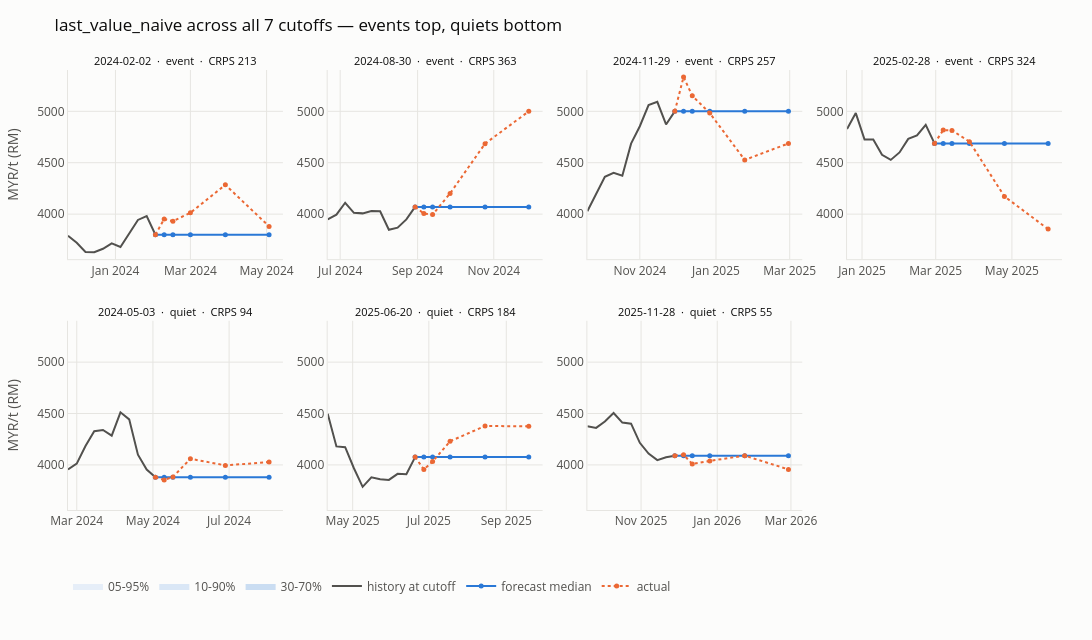

Notebook code for this chart:
### Markdown cell above
The same grid for the naive is the contrast that explains the whole leaderboard:
an identical point forecast with no band at all.

### Code cell
plot_fan_grid(frame, history, predictor="last_value_naive")

### Figure 1 — Plotly figure (JSON) as saved in the notebook; plotly's stock layout.template omitted (floating-point values rounded to 4 significant figures)
{"data": [{"hoverinfo": "skip", "legendgroup": "bandq05", "line": {"width": 0}, "mode": "lines", "showlegend": false, "type": "scatter", "x": ["2024-02-02T00:00:00.000000", "2024-02-09T00:00:00.000000", "2024-02-16T00:00:00.000000", "2024-03-01T00:00:00.000000", "2024-03-29T00:00:00.000000", "2024-05-03T00:00:00.000000"], "xaxis": "x", "y": [3800.0, 3800.0, 3800.0, 3800.0, 3800.0, 3800.0], "yaxis": "y"}, {"fill": "tonexty", "fillcolor": "rgba(42, 120, 214, 0.1)", "hoverinfo": "skip", "legendgroup": "bandq05", "line": {"width": 0}, "mode": "lines", "name": "05-95%", "showlegend": true, "type": "scatter", "x": ["2024-02-02T00:00:00.000000", "2024-02-09T00:00:00.000000", "2024-02-16T00:00:00.000000", "2024-03-01T00:00:00.000000", "2024-03-29T00:00:00.000000", "2024-05-03T00:00:00.000000"], "xaxis": "x", "y": [3800.0, 3800.0, 3800.0, 3800.0, 3800.0, 3800.0], "yaxis": "y"}, {"hoverinfo": "skip", "legendgroup": "bandq10", "line": {"width": 0}, "mode": "lines", "showlegend": false, "type": "scatter", "x": ["2024-02-02T00:00:00.000000", "2024-02-09T00:00:00.000000", "2024-02-16T00:00:00.000000", "2024-03-01T00:00:00.000000", "2024-03-29T00:00:00.000000", "2024-05-03T00:00:00.000000"], "xaxis": "x", "y": [3800.0, 3800.0, 3800.0, 3800.0, 3800.0, 3800.0], "yaxis": "y"}, {"fill": "tonexty", "fillcolor": "rgba(42, 120, 214, 0.16)", "hoverinfo": "skip", "legendgroup": "bandq10", "line": {"width": 0}, "mode": "lines", "name": "10-90%", "showlegend": true, "type": "scatter", "x": ["2024-02-02T00:00:00.000000", "2024-02-09T00:00:00.000000", "2024-02-16T00:00:00.000000", "2024-03-01T00:00:00.000000", "2024-03-29T00:00:00.000000", "2024-05-03T00:00:00.000000"], "xaxis": "x", "y": [3800.0, 3800.0, 3800.0, 3800.0, 3800.0, 3800.0], "yaxis": "y"}, {"hoverinfo": "skip", "legendgroup": "bandq30", "line": {"width": 0}, "mode": "lines", "showlegend": false, "type": "scatter", "x": ["2024-02-02T00:00:00.000000", "2024-02-09T00:00:00.000000", "2024-02-16T00:00:00.000000", "2024-03-01T00:00:00.000000", "2024-03-29T00:00:00.000000", "2024-05-03T00:00:00.000000"], "xaxis": "x", "y": [3800.0, 3800.0, 3800.0, 3800.0, 3800.0, 3800.0], "yaxis": "y"}, {"fill": "tonexty", "fillcolor": "rgba(42, 120, 214, 0.24)", "hoverinfo": "skip", "legendgroup": "bandq30", "line": {"width": 0}, "mode": "lines", "name": "30-70%", "showlegend": true, "type": "scatter", "x": ["2024-02-02T00:00:00.000000", "2024-02-09T00:00:00.000000", "2024-02-16T00:00:00.000000", "2024-03-01T00:00:00.000000", "2024-03-29T00:00:00.000000", "2024-05-03T00:00:00.000000"], "xaxis": "x", "y": [3800.0, 3800.0, 3800.0, 3800.0, 3800.0, 3800.0], "yaxis": "y"}, {"hovertemplate": "%{x|%d %b %Y}<br><b>RM%{y:,.0f}</b><extra></extra>", "legendgroup": "hist", "line": {"color": "#52514e", "width": 2}, "mode": "lines", "name": "history at cutoff", "showlegend": true, "type": "scatter", "x": ["2023-11-24T00:00:00.000000", "2023-12-01T00:00:00.000000", "2023-12-08T00:00:00.000000", "2023-12-15T00:00:00.000000", "2023-12-22T00:00:00.000000", "2023-12-29T00:00:00.000000", "2024-01-05T00:00:00.000000", "2024-01-12T00:00:00.000000", "2024-01-19T00:00:00.000000", "2024-01-26T00:00:00.000000", "2024-02-02T00:00:00.000000"], "xaxis": "x", "y": [3790.0, 3721.0, 3632.0, 3630.0, 3663.0, 3716.0, 3681.0, 3810.0, 3944.0, 3981.0, 3800.0], "yaxis": "y"}, {"hovertemplate": "%{x|%d %b %Y}<br>median <b>RM%{y:,.0f}</b><extra></extra>", "legendgroup": "med", "line": {"color": "#2a78d6", "width": 2}, "marker": {"size": 5}, "mode": "lines+markers", "name": "forecast median", "showlegend": true, "type": "scatter", "x": ["2024-02-02T00:00:00.000000", "2024-02-09T00:00:00.000000", "2024-02-16T00:00:00.000000", "2024-03-01T00:00:00.000000", "2024-03-29T00:00:00.000000", "2024-05-03T00:00:00.000000"], "xaxis": "x", "y": [3800.0, 3800.0, 3800.0, 3800.0, 3800.0, 3800.0], "yaxis": "y"}, {"hovertemplate": "%{x|%d %b %Y}<br>actual <b>RM%{y:,.0f}</b><extra></extra>", "legendgroup": "act", "line": {"color": "#eb6834", "dash": "dot", "width": 2}, "marker": {"size": 5}, "mode": "lines+markers", "name": "actual", "showlegend": true, "type": "scatter", "x": ["2024-02-02T00:00:00.000000", "2024-02-09T00:00:00.000000", "2024-02-16T00:00:00.000000", "2024-03-01T00:00:00.000000", "2024-03-29T00:00:00.000000", "2024-05-03T00:00:00.000000"], "xaxis": "x", "y": [3800.0, 3952.0, 3932.0, 4013.0, 4285.0, 3881.0], "yaxis": "y"}, {"hoverinfo": "skip", "legendgroup": "bandq05", "line": {"width": 0}, "mode": "lines", "showlegend": false, "type": "scatter", "x": ["2024-08-30T00:00:00.000000", "2024-09-06T00:00:00.000000", "2024-09-13T00:00:00.000000", "2024-09-27T00:00:00.000000", "2024-10-25T00:00:00.000000", "2024-11-29T00:00:00.000000"], "xaxis": "x2", "y": [4070.0, 4070.0, 4070.0, 4070.0, 4070.0, 4070.0], "yaxis": "y2"}, {"fill": "tonexty", "fillcolor": "rgba(42, 120, 214, 0.1)", "hoverinfo": "skip", "legendgroup": "bandq05", "line": {"width": 0}, "mode": "lines", "name": "05-95%", "showlegend": false, "type": "scatter", "x": ["2024-08-30T00:00:00.000000", "2024-09-06T00:00:00.000000", "2024-09-13T00:00:00.000000", "2024-09-27T00:00:00.000000", "2024-10-25T00:00:00.000000", "2024-11-29T00:00:00.000000"], "xaxis": "x2", "y": [4070.0, 4070.0, 4070.0, 4070.0, 4070.0, 4070.0], "yaxis": "y2"}, {"hoverinfo": "skip", "legendgroup": "bandq10", "line": {"width": 0}, "mode": "lines", "showlegend": false, "type": "scatter", "x": ["2024-08-30T00:00:00.000000", "2024-09-06T00:00:00.000000", "2024-09-13T00:00:00.000000", "2024-09-27T00:00:00.000000", "2024-10-25T00:00:00.000000", "2024-11-29T00:00:00.000000"], "xaxis": "x2", "y": [4070.0, 4070.0, 4070.0, 4070.0, 4070.0, 4070.0], "yaxis": "y2"}, {"fill": "tonexty", "fillcolor": "rgba(42, 120, 214, 0.16)", "hoverinfo": "skip", "legendgroup": "bandq10", "line": {"width": 0}, "mode": "lines", "name": "10-90%", "showlegend": false, "type": "scatter", "x": ["2024-08-30T00:00:00.000000", "2024-09-06T00:00:00.000000", "2024-09-13T00:00:00.000000", "2024-09-27T00:00:00.000000", "2024-10-25T00:00:00.000000", "2024-11-29T00:00:00.000000"], "xaxis": "x2", "y": [4070.0, 4070.0, 4070.0, 4070.0, 4070.0, 4070.0], "yaxis": "y2"}, {"hoverinfo": "skip", "legendgroup": "bandq30", "line": {"width": 0}, "mode": "lines", "showlegend": false, "type": "scatter", "x": ["2024-08-30T00:00:00.000000", "2024-09-06T00:00:00.000000", "2024-09-13T00:00:00.000000", "2024-09-27T00:00:00.000000", "2024-10-25T00:00:00.000000", "2024-11-29T00:00:00.000000"], "xaxis": "x2", "y": [4070.0, 4070.0, 4070.0, 4070.0, 4070.0, 4070.0], "yaxis": "y2"}, {"fill": "tonexty", "fillcolor": "rgba(42, 120, 214, 0.24)", "hoverinfo": "skip", "legendgroup": "bandq30", "line": {"width": 0}, "mode": "lines", "name": "30-70%", "showlegend": false, "type": "scatter", "x": ["2024-08-30T00:00:00.000000", "2024-09-06T00:00:00.000000", "2024-09-13T00:00:00.000000", "2024-09-27T00:00:00.000000", "2024-10-25T00:00:00.000000", "2024-11-29T00:00:00.000000"], "xaxis": "x2", "y": [4070.0, 4070.0, 4070.0, 4070.0, 4070.0, 4070.0], "yaxis": "y2"}, {"hovertemplate": "%{x|%d %b %Y}<br><b>RM%{y:,.0f}</b><extra></extra>", "legendgroup": "hist", "line": {"color": "#52514e", "width": 2}, "mode": "lines", "name": "history at cutoff", "showlegend": false, "type": "scatter", "x": ["2024-06-21T00:00:00.000000", "2024-06-28T00:00:00.000000", "2024-07-05T00:00:00.000000", "2024-07-12T00:00:00.000000", "2024-07-19T00:00:00.000000", "2024-07-26T00:00:00.000000", "2024-08-02T00:00:00.000000", "2024-08-09T00:00:00.000000", "2024-08-16T00:00:00.000000", "2024-08-23T00:00:00.000000", "2024-08-30T00:00:00.000000"], "xaxis": "x2", "y": [3950.0, 3996.0, 4110.0, 4012.0, 4008.0, 4030.0, 4028.0, 3848.0, 3868.0, 3948.0, 4070.0], "yaxis": "y2"}, {"hovertemplate": "%{x|%d %b %Y}<br>median <b>RM%{y:,.0f}</b><extra></extra>", "legendgroup": "med", "line": {"color": "#2a78d6", "width": 2}, "marker": {"size": 5}, "mode": "lines+markers", "name": "forecast median", "showlegend": false, "type": "scatter", "x": ["2024-08-30T00:00:00.000000", "2024-09-06T00:00:00.000000", "2024-09-13T00:00:00.000000", "2024-09-27T00:00:00.000000", "2024-10-25T00:00:00.000000", "2024-11-29T00:00:00.000000"], "xaxis": "x2", "y": [4070.0, 4070.0, 4070.0, 4070.0, 4070.0, 4070.0], "yaxis": "y2"}, {"hovertemplate": "%{x|%d %b %Y}<br>actual <b>RM%{y:,.0f}</b><extra></extra>", "legendgroup": "act", "line": {"color": "#eb6834", "dash": "dot", "width": 2}, "marker": {"size": 5}, "mode": "lines+markers", "name": "actual", "showlegend": false, "type": "scatter", "x": ["2024-08-30T00:00:00.000000", "2024-09-06T00:00:00.000000", "2024-09-13T00:00:00.000000", "2024-09-27T00:00:00.000000", "2024-10-25T00:00:00.000000", "2024-11-29T00:00:00.000000"], "xaxis": "x2", "y": [4070.0, 4006.0, 3996.0, 4202.0, 4686.0, 5000.0], "yaxis": "y2"}, {"hoverinfo": "skip", "legendgroup": "bandq05", "line": {"width": 0}, "mode": "lines", "showlegend": false, "type": "scatter", "x": ["2024-11-29T00:00:00.000000", "2024-12-06T00:00:00.000000", "2024-12-13T00:00:00.000000", "2024-12-27T00:00:00.000000", "2025-01-24T00:00:00.000000", "2025-02-28T00:00:00.000000"], "xaxis": "x3", "y": [5000.0, 5000.0, 5000.0, 5000.0, 5000.0, 5000.0], "yaxis": "y3"}, {"fill": "tonexty", "fillcolor": "rgba(42, 120, 214, 0.1)", "hoverinfo": "skip", "legendgroup": "bandq05", "line": {"width": 0}, "mode": "lines", "name": "05-95%", "showlegend": false, "type": "scatter", "x": ["2024-11-29T00:00:00.000000", "2024-12-06T00:00:00.000000", "2024-12-13T00:00:00.000000", "2024-12-27T00:00:00.000000", "2025-01-24T00:00:00.000000", "2025-02-28T00:00:00.000000"], "xaxis": "x3", "y": [5000.0, 5000.0, 5000.0, 5000.0, 5000.0, 5000.0], "yaxis": "y3"}, {"hoverinfo": "skip", "legendgroup": "bandq10", "line": {"width": 0}, "mode": "lines", "showlegend": false, "type": "scatter", "x": ["2024-11-29T00:00:00.000000", "2024-12-06T00:00:00.000000", "2024-12-13T00:00:00.000000", "2024-12-27T00:00:00.000000", "2025-01-24T00:00:00.000000", "2025-02-28T00:00:00.000000"], "xaxis": "x3", "y": [5000.0, 5000.0, 5000.0, 5000.0, 5000.0, 5000.0], "yaxis": "y3"}, {"fill": "tonexty", "fillcolor": "rgba(42, 120, 214, 0.16)", "hoverinfo": "skip", "legendgroup": "bandq10", "line": {"width": 0}, "mode": "lines", "name": "10-90%", "showlegend": false, "type": "scatter", "x": ["2024-11-29T00:00:00.000000", "2024-12-06T00:00:00.000000", "2024-12-13T00:00:00.000000", "2024-12-27T00:00:00.000000", "2025-01-24T00:00:00.000000", "2025-02-28T00:00:00.000000"], "xaxis": "x3", "y": [5000.0, 5000.0, 5000.0, 5000.0, 5000.0, 5000.0], "yaxis": "y3"}, {"hoverinfo": "skip", "legendgroup": "bandq30", "line": {"width": 0}, "mode": "lines", "showlegend": false, "type": "scatter", "x": ["2024-11-29T00:00:00.000000", "2024-12-06T00:00:00.000000", "2024-12-13T00:00:00.000000", "2024-12-27T00:00:00.000000", "2025-01-24T00:00:00.000000", "2025-02-28T00:00:00.000000"], "xaxis": "x3", "y": [5000.0, 5000.0, 5000.0, 5000.0, 5000.0, 5000.0], "yaxis": "y3"}, {"fill": "tonexty", "fillcolor": "rgba(42, 120, 214, 0.24)", "hoverinfo": "skip", "legendgroup": "bandq30", "line": {"width": 0}, "mode": "lines", "name": "30-70%", "showlegend": false, "type": "scatter", "x": ["2024-11-29T00:00:00.000000", "2024-12-06T00:00:00.000000", "2024-12-13T00:00:00.000000", "2024-12-27T00:00:00.000000", "2025-01-24T00:00:00.000000", "2025-02-28T00:00:00.000000"], "xaxis": "x3", "y": [5000.0, 5000.0, 5000.0, 5000.0, 5000.0, 5000.0], "yaxis": "y3"}, {"hovertemplate": "%{x|%d %b %Y}<br><b>RM%{y:,.0f}</b><extra></extra>", "legendgroup": "hist", "line": {"color": "#52514e", "width": 2}, "mode": "lines", "name": "history at cutoff", "showlegend": false, "type": "scatter", "x": ["2024-09-20T00:00:00.000000", "2024-09-27T00:00:00.000000", "2024-10-04T00:00:00.000000", "2024-10-11T00:00:00.000000", "2024-10-18T00:00:00.000000", "2024-10-25T00:00:00.000000", "2024-11-01T00:00:00.000000", "2024-11-08T00:00:00.000000", "2024-11-15T00:00:00.000000", "2024-11-22T00:00:00.000000", "2024-11-29T00:00:00.000000"], "xaxis": "x3", "y": [4028.0, 4202.0, 4362.0, 4402.0, 4374.0, 4686.0, 4855.0, 5060.0, 5092.0, 4872.0, 5000.0], "yaxis": "y3"}, {"hovertemplate": "%{x|%d %b %Y}<br>median <b>RM%{y:,.0f}</b><extra></extra>", "legendgroup": "med", "line": {"color": "#2a78d6", "width": 2}, "marker": {"size": 5}, "mode": "lines+markers", "name": "forecast median", "showlegend": false, "type": "scatter", "x": ["2024-11-29T00:00:00.000000", "2024-12-06T00:00:00.000000", "2024-12-13T00:00:00.000000", "2024-12-27T00:00:00.000000", "2025-01-24T00:00:00.000000", "2025-02-28T00:00:00.000000"], "xaxis": "x3", "y": [5000.0, 5000.0, 5000.0, 5000.0, 5000.0, 5000.0], "yaxis": "y3"}, {"hovertemplate": "%{x|%d %b %Y}<br>actual <b>RM%{y:,.0f}</b><extra></extra>", "legendgroup": "act", "line": {"color": "#eb6834", "dash": "dot", "width": 2}, "marker": {"size": 5}, "mode": "lines+markers", "name": "actual", "showlegend": false, "type": "scatter", "x": ["2024-11-29T00:00:00.000000", "2024-12-06T00:00:00.000000", "2024-12-13T00:00:00.000000", "2024-12-27T00:00:00.000000", "2025-01-24T00:00:00.000000", "2025-02-28T00:00:00.000000"], "xaxis": "x3", "y": [5000.0, 5334.0, 5151.0, 4982.0, 4528.0, 4688.0], "yaxis": "y3"}, {"hoverinfo": "skip", "legendgroup": "bandq05", "line": {"width": 0}, "mode": "lines", "showlegend": false, "type": "scatter", "x": ["2025-02-28T00:00:00.000000", "2025-03-07T00:00:00.000000", "2025-03-14T00:00:00.000000", "2025-03-28T00:00:00.000000", "2025-04-25T00:00:00.000000", "2025-05-30T00:00:00.000000"], "xaxis": "x4", "y": [4688.0, 4688.0, 4688.0, 4688.0, 4688.0, 4688.0], "yaxis": "y4"}, {"fill": "tonexty", "fillcolor": "rgba(42, 120, 214, 0.1)", "hoverinfo": "skip", "legendgroup": "bandq05", "line": {"width": 0}, "mode": "lines", "name": "05-95%", "showlegend": false, "type": "scatter", "x": ["2025-02-28T00:00:00.000000", "2025-03-07T00:00:00.000000", "2025-03-14T00:00:00.000000", "2025-03-28T00:00:00.000000", "2025-04-25T00:00:00.000000", "2025-05-30T00:00:00.000000"], "xaxis": "x4", "y": [4688.0, 4688.0, 4688.0, 4688.0, 4688.0, 4688.0], "yaxis": "y4"}, {"hoverinfo": "skip", "legendgroup": "bandq10", "line": {"width": 0}, "mode": "lines", "showlegend": false, "type": "scatter", "x": ["2025-02-28T00:00:00.000000", "2025-03-07T00:00:00.000000", "2025-03-14T00:00:00.000000", "2025-03-28T00:00:00.000000", "2025-04-25T00:00:00.000000", "2025-05-30T00:00:00.000000"], "xaxis": "x4", "y": [4688.0, 4688.0, 4688.0, 4688.0, 4688.0, 4688.0], "yaxis": "y4"}, {"fill": "tonexty", "fillcolor": "rgba(42, 120, 214, 0.16)", "hoverinfo": "skip", "legendgroup": "bandq10", "line": {"width": 0}, "mode": "lines", "name": "10-90%", "showlegend": false, "type": "scatter", "x": ["2025-02-28T00:00:00.000000", "2025-03-07T00:00:00.000000", "2025-03-14T00:00:00.000000", "2025-03-28T00:00:00.000000", "2025-04-25T00:00:00.000000", "2025-05-30T00:00:00.000000"], "xaxis": "x4", "y": [4688.0, 4688.0, 4688.0, 4688.0, 4688.0, 4688.0], "yaxis": "y4"}, {"hoverinfo": "skip", "legendgroup": "bandq30", "line": {"width": 0}, "mode": "lines", "showlegend": false, "type": "scatter", "x": ["2025-02-28T00:00:00.000000", "2025-03-07T00:00:00.000000", "2025-03-14T00:00:00.000000", "2025-03-28T00:00:00.000000", "2025-04-25T00:00:00.000000", "2025-05-30T00:00:00.000000"], "xaxis": "x4", "y": [4688.0, 4688.0, 4688.0, 4688.0, 4688.0, 4688.0], "yaxis": "y4"}, {"fill": "tonexty", "fillcolor": "rgba(42, 120, 214, 0.24)", "hoverinfo": "skip", "legendgroup": "bandq30", "line": {"width": 0}, "mode": "lines", "name": "30-70%", "showlegend": false, "type": "scatter", "x": ["2025-02-28T00:00:00.000000", "2025-03-07T00:00:00.000000", "2025-03-14T00:00:00.000000", "2025-03-28T00:00:00.000000", "2025-04-25T00:00:00.000000", "2025-05-30T00:00:00.000000"], "xaxis": "x4", "y": [4688.0, 4688.0, 4688.0, 4688.0, 4688.0, 4688.0], "yaxis": "y4"}, {"hovertemplate": "%{x|%d %b %Y}<br><b>RM%{y:,.0f}</b><extra></extra>", "legendgroup": "hist", "line": {"color": "#52514e", "width": 2}, "mode": "lines", "name": "history at cutoff", "showlegend": false, "type": "scatter", "x": ["2024-12-20T00:00:00.000000", "2024-12-27T00:00:00.000000", "2025-01-03T00:00:00.000000", "2025-01-10T00:00:00.000000", "2025-01-17T00:00:00.000000", "2025-01-24T00:00:00.000000", "2025-01-31T00:00:00.000000", "2025-02-07T00:00:00.000000", "2025-02-14T00:00:00.000000", "2025-02-21T00:00:00.000000", "2025-02-28T00:00:00.000000"], "xaxis": "x4", "y": [4828.0, 4982.0, 4726.0, 4725.0, 4578.0, 4528.0, 4600.0, 4732.0, 4765.0, 4868.0, 4688.0], "yaxis": "y4"}, {"hovertemplate": "%{x|%d %b %Y}<br>median <b>RM%{y:,.0f}</b><extra></extra>", "legendgroup": "med", "line": {"color": "#2a78d6", "width": 2}, "marker": {"size": 5}, "mode": "lines+markers", "name": "forecast median", "showlegend": false, "type": "scatter", "x": ["2025-02-28T00:00:00.000000", "2025-03-07T00:00:00.000000", "2025-03-14T00:00:00.000000", "2025-03-28T00:00:00.000000", "2025-04-25T00:00:00.000000", "2025-05-30T00:00:00.000000"], "xaxis": "x4", "y": [4688.0, 4688.0, 4688.0, 4688.0, 4688.0, 4688.0], "yaxis": "y4"}, {"hovertemplate": "%{x|%d %b %Y}<br>actual <b>RM%{y:,.0f}</b><extra></extra>", "legendgroup": "act", "line": {"color": "#eb6834", "dash": "dot", "width": 2}, "marker": {"size": 5}, "mode": "lines+markers", "name": "actual", "showlegend": false, "type": "scatter", "x": ["2025-02-28T00:00:00.000000", "2025-03-07T00:00:00.000000", "2025-03-14T00:00:00.000000", "2025-03-28T00:00:00.000000", "2025-04-25T00:00:00.000000", "2025-05-30T00:00:00.000000"], "xaxis": "x4", "y": [4688.0, 4817.0, 4814.0, 4705.0, 4172.0, 3854.0], "yaxis": "y4"}, {"hoverinfo": "skip", "legendgroup": "bandq05", "line": {"width": 0}, "mode": "lines", "showlegend": false, "type": "scatter", "x": ["2024-05-03T00:00:00.000000", "2024-05-10T00:00:00.000000", "2024-05-17T00:00:00.000000", "2024-05-31T00:00:00.000000", "2024-06-28T00:00:00.000000", "2024-08-02T00:00:00.000000"], "xaxis": "x5", "y": [3881.0, 3881.0, 3881.0, 3881.0, 3881.0, 3881.0], "yaxis": "y5"}, {"fill": "tonexty", "fillcolor": "rgba(42, 120, 214, 0.1)", "hoverinfo": "skip", "legendgroup": "bandq05", "line": {"width": 0}, "mode": "lines", "name": "05-95%", "showlegend": false, "type": "scatter", "x": ["2024-05-03T00:00:00.000000", "2024-05-10T00:00:00.000000", "2024-05-17T00:00:00.000000", "2024-05-31T00:00:00.000000", "2024-06-28T00:00:00.000000", "2024-08-02T00:00:00.000000"], "xaxis": "x5", "y": [3881.0, 3881.0, 3881.0, 3881.0, 3881.0, 3881.0], "yaxis": "y5"}, {"hoverinfo": "skip", "legendgroup": "bandq10", "line": {"width": 0}, "mode": "lines", "showlegend": false, "type": "scatter", "x": ["2024-05-03T00:00:00.000000", "2024-05-10T00:00:00.000000", "2024-05-17T00:00:00.000000", "2024-05-31T00:00:00.000000", "2024-06-28T00:00:00.000000", "2024-08-02T00:00:00.000000"], "xaxis": "x5", "y": [3881.0, 3881.0, 3881.0, 3881.0, 3881.0, 3881.0], "yaxis": "y5"}, {"fill": "tonexty", "fillcolor": "rgba(42, 120, 214, 0.16)", "hoverinfo": "skip", "legendgroup": "bandq10", "line": {"width": 0}, "mode": "lines", "name": "10-90%", "showlegend": false, "type": "scatter", "x": ["2024-05-03T00:00:00.000000", "2024-05-10T00:00:00.000000", "2024-05-17T00:00:00.000000", "2024-05-31T00:00:00.000000", "2024-06-28T00:00:00.000000", "2024-08-02T00:00:00.000000"], "xaxis": "x5", "y": [3881.0, 3881.0, 3881.0, 3881.0, 3881.0, 3881.0], "yaxis": "y5"}, {"hoverinfo": "skip", "legendgroup": "bandq30", "line": {"width": 0}, "mode": "lines", "showlegend": false, "type": "scatter", "x": ["2024-05-03T00:00:00.000000", "2024-05-10T00:00:00.000000", "2024-05-17T00:00:00.000000", "2024-05-31T00:00:00.000000", "2024-06-28T00:00:00.000000", "2024-08-02T00:00:00.000000"], "xaxis": "x5", "y": [3881.0, 3881.0, 3881.0, 3881.0, 3881.0, 3881.0], "yaxis": "y5"}, {"fill": "tonexty", "fillcolor": "rgba(42, 120, 214, 0.24)", "hoverinfo": "skip", "legendgroup": "bandq30", "line": {"width": 0}, "mode": "lines", "name": "30-70%", "showlegend": false, "type": "scatter", "x": ["2024-05-03T00:00:00.000000", "2024-05-10T00:00:00.000000", "2024-05-17T00:00:00.000000", "2024-05-31T00:00:00.000000", "2024-06-28T00:00:00.000000", "2024-08-02T00:00:00.000000"], "xaxis": "x5", "y": [3881.0, 3881.0, 3881.0, 3881.0, 3881.0, 3881.0], "yaxis": "y5"}, {"hovertemplate": "%{x|%d %b %Y}<br><b>RM%{y:,.0f}</b><extra></extra>", "legendgroup": "hist", "line": {"color": "#52514e", "width": 2}, "mode": "lines", "name": "history at cutoff", "showlegend": false, "type": "scatter", "x": ["2024-02-23T00:00:00.000000", "2024-03-01T00:00:00.000000", "2024-03-08T00:00:00.000000", "2024-03-15T00:00:00.000000", "2024-03-22T00:00:00.000000", "2024-03-29T00:00:00.000000", "2024-04-05T00:00:00.000000", "2024-04-12T00:00:00.000000", "2024-04-19T00:00:00.000000", "2024-04-26T00:00:00.000000", "2024-05-03T00:00:00.000000"], "xaxis": "x5", "y": [3956.0, 4013.0, 4184.0, 4328.0, 4340.0, 4285.0, 4512.0, 4443.0, 4100.0, 3956.0, 3881.0], "yaxis": "y5"}, {"hovertemplate": "%{x|%d %b %Y}<br>median <b>RM%{y:,.0f}</b><extra></extra>", "legendgroup": "med", "line": {"color": "#2a78d6", "width": 2}, "marker": {"size": 5}, "mode": "lines+markers", "name": "forecast median", "showlegend": false, "type": "scatter", "x": ["2024-05-03T00:00:00.000000", "2024-05-10T00:00:00.000000", "2024-05-17T00:00:00.000000", "2024-05-31T00:00:00.000000", "2024-06-28T00:00:00.000000", "2024-08-02T00:00:00.000000"], "xaxis": "x5", "y": [3881.0, 3881.0, 3881.0, 3881.0, 3881.0, 3881.0], "yaxis": "y5"}, {"hovertemplate": "%{x|%d %b %Y}<br>actual <b>RM%{y:,.0f}</b><extra></extra>", "legendgroup": "act", "line": {"color": "#eb6834", "dash": "dot", "width": 2}, "marker": {"size": 5}, "mode": "lines+markers", "name": "actual", "showlegend": false, "type": "scatter", "x": ["2024-05-03T00:00:00.000000", "2024-05-10T00:00:00.000000", "2024-05-17T00:00:00.000000", "2024-05-31T00:00:00.000000", "2024-06-28T00:00:00.000000", "2024-08-02T00:00:00.000000"], "xaxis": "x5", "y": [3881.0, 3854.0, 3884.0, 4060.0, 3996.0, 4028.0], "yaxis": "y5"}, {"hoverinfo": "skip", "legendgroup": "bandq05", "line": {"width": 0}, "mode": "lines", "showlegend": false, "type": "scatter", "x": ["2025-06-20T00:00:00.000000", "2025-06-27T00:00:00.000000", "2025-07-04T00:00:00.000000", "2025-07-18T00:00:00.000000", "2025-08-15T00:00:00.000000", "2025-09-19T00:00:00.000000"], "xaxis": "x6", "y": [4076.0, 4076.0, 4076.0, 4076.0, 4076.0, 4076.0], "yaxis": "y6"}, {"fill": "tonexty", "fillcolor": "rgba(42, 120, 214, 0.1)", "hoverinfo": "skip", "legendgroup": "bandq05", "line": {"width": 0}, "mode": "lines", "name": "05-95%", "showlegend": false, "type": "scatter", "x": ["2025-06-20T00:00:00.000000", "2025-06-27T00:00:00.000000", "2025-07-04T00:00:00.000000", "2025-07-18T00:00:00.000000", "2025-08-15T00:00:00.000000", "2025-09-19T00:00:00.000000"], "xaxis": "x6", "y": [4076.0, 4076.0, 4076.0, 4076.0, 4076.0, 4076.0], "yaxis": "y6"}, {"hoverinfo": "skip", "legendgroup": "bandq10", "line": {"width": 0}, "mode": "lines", "showlegend": false, "type": "scatter", "x": ["2025-06-20T00:00:00.000000", "2025-06-27T00:00:00.000000", "2025-07-04T00:00:00.000000", "2025-07-18T00:00:00.000000", "2025-08-15T00:00:00.000000", "2025-09-19T00:00:00.000000"], "xaxis": "x6", "y": [4076.0, 4076.0, 4076.0, 4076.0, 4076.0, 4076.0], "yaxis": "y6"}, {"fill": "tonexty", "fillcolor": "rgba(42, 120, 214, 0.16)", "hoverinfo": "skip", "legendgroup": "bandq10", "line": {"width": 0}, "mode": "lines", "name": "10-90%", "showlegend": false, "type": "scatter", "x": ["2025-06-20T00:00:00.000000", "2025-06-27T00:00:00.000000", "2025-07-04T00:00:00.000000", "2025-07-18T00:00:00.000000", "2025-08-15T00:00:00.000000", "2025-09-19T00:00:00.000000"], "xaxis": "x6", "y": [4076.0, 4076.0, 4076.0, 4076.0, 4076.0, 4076.0], "yaxis": "y6"}, {"hoverinfo": "skip", "legendgroup": "bandq30", "line": {"width": 0}, "mode": "lines", "showlegend": false, "type": "scatter", "x": ["2025-06-20T00:00:00.000000", "2025-06-27T00:00:00.000000", "2025-07-04T00:00:00.000000", "2025-07-18T00:00:00.000000", "2025-08-15T00:00:00.000000", "2025-09-19T00:00:00.000000"], "xaxis": "x6", "y": [4076.0, 4076.0, 4076.0, 4076.0, 4076.0, 4076.0], "yaxis": "y6"}, {"fill": "tonexty", "fillcolor": "rgba(42, 120, 214, 0.24)", "hoverinfo": "skip", "legendgroup": "bandq30", "line": {"width": 0}, "mode": "lines", "name": "30-70%", "showlegend": false, "type": "scatter", "x": ["2025-06-20T00:00:00.000000", "2025-06-27T00:00:00.000000", "2025-07-04T00:00:00.000000", "2025-07-18T00:00:00.000000", "2025-08-15T00:00:00.000000", "2025-09-19T00:00:00.000000"], "xaxis": "x6", "y": [4076.0, 4076.0, 4076.0, 4076.0, 4076.0, 4076.0], "yaxis": "y6"}, {"hovertemplate": "%{x|%d %b %Y}<br><b>RM%{y:,.0f}</b><extra></extra>", "legendgroup": "hist", "line": {"color": "#52514e", "width": 2}, "mode": "lines", "name": "history at cutoff", "showlegend": false, "type": "scatter", "x": ["2025-04-11T00:00:00.000000", "2025-04-18T00:00:00.000000", "2025-04-25T00:00:00.000000", "2025-05-02T00:00:00.000000", "2025-05-09T00:00:00.000000", "2025-05-16T00:00:00.000000", "2025-05-23T00:00:00.000000", "2025-05-30T00:00:00.000000", "2025-06-06T00:00:00.000000", "2025-06-13T00:00:00.000000", "2025-06-20T00:00:00.000000"], "xaxis": "x6", "y": [4498.0, 4180.0, 4172.0, 3968.0, 3787.0, 3879.0, 3860.0, 3854.0, 3914.0, 3909.0, 4076.0], "yaxis": "y6"}, {"hovertemplate": "%{x|%d %b %Y}<br>median <b>RM%{y:,.0f}</b><extra></extra>", "legendgroup": "med", "line": {"color": "#2a78d6", "width": 2}, "marker": {"size": 5}, "mode": "lines+markers", "name": "forecast median", "showlegend": false, "type": "scatter", "x": ["2025-06-20T00:00:00.000000", "2025-06-27T00:00:00.000000", "2025-07-04T00:00:00.000000", "2025-07-18T00:00:00.000000", "2025-08-15T00:00:00.000000", "2025-09-19T00:00:00.000000"], "xaxis": "x6", "y": [4076.0, 4076.0, 4076.0, 4076.0, 4076.0, 4076.0], "yaxis": "y6"}, {"hovertemplate": "%{x|%d %b %Y}<br>actual <b>RM%{y:,.0f}</b><extra></extra>", "legendgroup": "act", "line": {"color": "#eb6834", "dash": "dot", "width": 2}, "marker": {"size": 5}, "mode": "lines+markers", "name": "actual", "showlegend": false, "type": "scatter", "x": ["2025-06-20T00:00:00.000000", "2025-06-27T00:00:00.000000", "2025-07-04T00:00:00.000000", "2025-07-18T00:00:00.000000", "2025-08-15T00:00:00.000000", "2025-09-19T00:00:00.000000"], "xaxis": "x6", "y": [4076.0, 3956.0, 4032.0, 4230.0, 4378.0, 4376.0], "yaxis": "y6"}, {"hoverinfo": "skip", "legendgroup": "bandq05", "line": {"width": 0}, "mode": "lines", "showlegend": false, "type": "scatter", "x": ["2025-11-28T00:00:00.000000", "2025-12-05T00:00:00.000000", "2025-12-12T00:00:00.000000", "2025-12-26T00:00:00.000000", "2026-01-23T00:00:00.000000", "2026-02-27T00:00:00.000000"], "xaxis": "x7", "y": [4090.0, 4090.0, 4090.0, 4090.0, 4090.0, 4090.0], "yaxis": "y7"}, {"fill": "tonexty", "fillcolor": "rgba(42, 120, 214, 0.1)", "hoverinfo": "skip", "legendgroup": "bandq05", "line": {"width": 0}, "mode": "lines", "name": "05-95%", "showlegend": false, "type": "scatter", "x": ["2025-11-28T00:00:00.000000", "2025-12-05T00:00:00.000000", "2025-12-12T00:00:00.000000", "2025-12-26T00:00:00.000000", "2026-01-23T00:00:00.000000", "2026-02-27T00:00:00.000000"], "xaxis": "x7", "y": [4090.0, 4090.0, 4090.0, 4090.0, 4090.0, 4090.0], "yaxis": "y7"}, {"hoverinfo": "skip", "legendgroup": "bandq10", "line": {"width": 0}, "mode": "lines", "showlegend": false, "type": "scatter", "x": ["2025-11-28T00:00:00.000000", "2025-12-05T00:00:00.000000", "2025-12-12T00:00:00.000000", "2025-12-26T00:00:00.000000", "2026-01-23T00:00:00.000000", "2026-02-27T00:00:00.000000"], "xaxis": "x7", "y": [4090.0, 4090.0, 4090.0, 4090.0, 4090.0, 4090.0], "yaxis": "y7"}, {"fill": "tonexty", "fillcolor": "rgba(42, 120, 214, 0.16)", "hoverinfo": "skip", "legendgroup": "bandq10", "line": {"width": 0}, "mode": "lines", "name": "10-90%", "showlegend": false, "type": "scatter", "x": ["2025-11-28T00:00:00.000000", "2025-12-05T00:00:00.000000", "2025-12-12T00:00:00.000000", "2025-12-26T00:00:00.000000", "2026-01-23T00:00:00.000000", "2026-02-27T00:00:00.000000"], "xaxis": "x7", "y": [4090.0, 4090.0, 4090.0, 4090.0, 4090.0, 4090.0], "yaxis": "y7"}, {"hoverinfo": "skip", "legendgroup": "bandq30", "line": {"width": 0}, "mode": "lines", "showlegend": false, "type": "scatter", "x": ["2025-11-28T00:00:00.000000", "2025-12-05T00:00:00.000000", "2025-12-12T00:00:00.000000", "2025-12-26T00:00:00.000000", "2026-01-23T00:00:00.000000", "2026-02-27T00:00:00.000000"], "xaxis": "x7", "y": [4090.0, 4090.0, 4090.0, 4090.0, 4090.0, 4090.0], "yaxis": "y7"}, {"fill": "tonexty", "fillcolor": "rgba(42, 120, 214, 0.24)", "hoverinfo": "skip", "legendgroup": "bandq30", "line": {"width": 0}, "mode": "lines", "name": "30-70%", "showlegend": false, "type": "scatter", "x": ["2025-11-28T00:00:00.000000", "2025-12-05T00:00:00.000000", "2025-12-12T00:00:00.000000", "2025-12-26T00:00:00.000000", "2026-01-23T00:00:00.000000", "2026-02-27T00:00:00.000000"], "xaxis": "x7", "y": [4090.0, 4090.0, 4090.0, 4090.0, 4090.0, 4090.0], "yaxis": "y7"}, {"hovertemplate": "%{x|%d %b %Y}<br><b>RM%{y:,.0f}</b><extra></extra>", "legendgroup": "hist", "line": {"color": "#52514e", "width": 2}, "mode": "lines", "name": "history at cutoff", "showlegend": false, "type": "scatter", "x": ["2025-09-19T00:00:00.000000", "2025-09-26T00:00:00.000000", "2025-10-03T00:00:00.000000", "2025-10-10T00:00:00.000000", "2025-10-17T00:00:00.000000", "2025-10-24T00:00:00.000000", "2025-10-31T00:00:00.000000", "2025-11-07T00:00:00.000000", "2025-11-14T00:00:00.000000", "2025-11-21T00:00:00.000000", "2025-11-28T00:00:00.000000"], "xaxis": "x7", "y": [4376.0, 4360.0, 4422.0, 4506.0, 4412.0, 4401.0, 4215.0, 4110.0, 4046.0, 4074.0, 4090.0], "yaxis": "y7"}, {"hovertemplate": "%{x|%d %b %Y}<br>median <b>RM%{y:,.0f}</b><extra></extra>", "legendgroup": "med", "line": {"color": "#2a78d6", "width": 2}, "marker": {"size": 5}, "mode": "lines+markers", "name": "forecast median", "showlegend": false, "type": "scatter", "x": ["2025-11-28T00:00:00.000000", "2025-12-05T00:00:00.000000", "2025-12-12T00:00:00.000000", "2025-12-26T00:00:00.000000", "2026-01-23T00:00:00.000000", "2026-02-27T00:00:00.000000"], "xaxis": "x7", "y": [4090.0, 4090.0, 4090.0, 4090.0, 4090.0, 4090.0], "yaxis": "y7"}, {"hovertemplate": "%{x|%d %b %Y}<br>actual <b>RM%{y:,.0f}</b><extra></extra>", "legendgroup": "act", "line": {"color": "#eb6834", "dash": "dot", "width": 2}, "marker": {"size": 5}, "mode": "lines+markers", "name": "actual", "showlegend": false, "type": "scatter", "x": ["2025-11-28T00:00:00.000000", "2025-12-05T00:00:00.000000", "2025-12-12T00:00:00.000000", "2025-12-26T00:00:00.000000", "2026-01-23T00:00:00.000000", "2026-02-27T00:00:00.000000"], "xaxis": "x7", "y": [4090.0, 4100.0, 4010.0, 4040.0, 4090.0, 3956.0], "yaxis": "y7"}], "layout": {"annotations": [{"font": {"color": "#0b0b0b", "size": 11}, "showarrow": false, "text": "2024-02-02  ·  event  ·  CRPS 213", "x": 0.1081, "xanchor": "center", "xref": "paper", "y": 1.0, "yanchor": "bottom", "yref": "paper"}, {"font": {"color": "#0b0b0b", "size": 11}, "showarrow": false, "text": "2024-08-30  ·  event  ·  CRPS 363", "x": 0.3694, "xanchor": "center", "xref": "paper", "y": 1.0, "yanchor": "bottom", "yref": "paper"}, {"font": {"color": "#0b0b0b", "size": 11}, "showarrow": false, "text": "2024-11-29  ·  event  ·  CRPS 257", "x": 0.6306, "xanchor": "center", "xref": "paper", "y": 1.0, "yanchor": "bottom", "yref": "paper"}, {"font": {"color": "#0b0b0b", "size": 11}, "showarrow": false, "text": "2025-02-28  ·  event  ·  CRPS 324", "x": 0.8919, "xanchor": "center", "xref": "paper", "y": 1.0, "yanchor": "bottom", "yref": "paper"}, {"font": {"color": "#0b0b0b", "size": 11}, "showarrow": false, "text": "2024-05-03  ·  quiet  ·  CRPS 94", "x": 0.1081, "xanchor": "center", "xref": "paper", "y": 0.43, "yanchor": "bottom", "yref": "paper"}, {"font": {"color": "#0b0b0b", "size": 11}, "showarrow": false, "text": "2025-06-20  ·  quiet  ·  CRPS 184", "x": 0.3694, "xanchor": "center", "xref": "paper", "y": 0.43, "yanchor": "bottom", "yref": "paper"}, {"font": {"color": "#0b0b0b", "size": 11}, "showarrow": false, "text": "2025-11-28  ·  quiet  ·  CRPS 55", "x": 0.6306, "xanchor": "center", "xref": "paper", "y": 0.43, "yanchor": "bottom", "yref": "paper"}], "font": {"color": "#52514e", "size": 12}, "height": 640, "hovermode": "closest", "legend": {"orientation": "h", "x": 0, "xanchor": "left", "y": -0.14, "yanchor": "top"}, "margin": {"b": 130, "l": 55, "r": 30, "t": 70}, "paper_bgcolor": "#fcfcfb", "plot_bgcolor": "#fcfcfb", "title": {"font": {"color": "#0b0b0b", "size": 17}, "text": "last_value_naive across all 7 cutoffs — events top, quiets bottom", "y": 0.97, "yanchor": "top"}, "width": 1400, "xaxis": {"anchor": "y", "domain": [0.0, 0.2162], "gridcolor": "#e6e5e1", "linecolor": "#e6e5e1", "showspikes": false, "zeroline": false}, "xaxis2": {"anchor": "y2", "domain": [0.2612, 0.4775], "gridcolor": "#e6e5e1", "linecolor": "#e6e5e1", "showspikes": false, "zeroline": false}, "xaxis3": {"anchor": "y3", "domain": [0.5225, 0.7388], "gridcolor": "#e6e5e1", "linecolor": "#e6e5e1", "showspikes": false, "zeroline": false}, "xaxis4": {"anchor": "y4", "domain": [0.7837, 1.0], "gridcolor": "#e6e5e1", "linecolor": "#e6e5e1", "showspikes": false, "zeroline": false}, "xaxis5": {"anchor": "y5", "domain": [0.0, 0.2162], "gridcolor": "#e6e5e1", "linecolor": "#e6e5e1", "showspikes": false, "zeroline": false}, "xaxis6": {"anchor": "y6", "domain": [0.2612, 0.4775], "gridcolor": "#e6e5e1", "linecolor": "#e6e5e1", "showspikes": false, "zeroline": false}, "xaxis7": {"anchor": "y7", "domain": [0.5225, 0.7388], "gridcolor": "#e6e5e1", "linecolor": "#e6e5e1", "showspikes": false, "zeroline": false}, "xaxis8": {"anchor": "y8", "domain": [0.7837, 1.0], "gridcolor": "#e6e5e1", "linecolor": "#e6e5e1", "showspikes": false, "zeroline": false}, "yaxis": {"anchor": "x", "domain": [0.57, 1.0], "gridcolor": "#e6e5e1", "linecolor": "#e6e5e1", "range": [3562.0, 5402.0], "showspikes": false, "title": {"text": "MYR/t (RM)"}, "zeroline": false}, "yaxis2": {"anchor": "x2", "domain": [0.57, 1.0], "gridcolor": "#e6e5e1", "linecolor": "#e6e5e1", "range": [3562.0, 5402.0], "showspikes": false, "title": {"text": ""}, "zeroline": false}, "yaxis3": {"anchor": "x3", "domain": [0.57, 1.0], "gridcolor": "#e6e5e1", "linecolor": "#e6e5e1", "range": [3562.0, 5402.0], "showspikes": false, "title": {"text": ""}, "zeroline": false}, "yaxis4": {"anchor": "x4", "domain": [0.57, 1.0], "gridcolor": "#e6e5e1", "linecolor": "#e6e5e1", "range": [3562.0, 5402.0], "showspikes": false, "title": {"text": ""}, "zeroline": false}, "yaxis5": {"anchor": "x5", "domain": [0.0, 0.43], "gridcolor": "#e6e5e1", "linecolor": "#e6e5e1", "range": [3562.0, 5402.0], "showspikes": false, "title": {"text": "MYR/t (RM)"}, "zeroline": false}, "yaxis6": {"anchor": "x6", "domain": [0.0, 0.43], "gridcolor": "#e6e5e1", "linecolor": "#e6e5e1", "range": [3562.0, 5402.0], "showspikes": false, "title": {"text": ""}, "zeroline": false}, "yaxis7": {"anchor": "x7", "domain": [0.0, 0.43], "gridcolor": "#e6e5e1", "linecolor": "#e6e5e1", "range": [3562.0, 5402.0], "showspikes": false, "title": {"text": ""}, "zeroline": false}, "yaxis8": {"anchor": "x8", "domain": [0.0, 0.43], "gridcolor": "#e6e5e1", "linecolor": "#e6e5e1", "range": [3562.0, 5402.0], "showspikes": false, "title": {"text": ""}, "zeroline": false}}}
